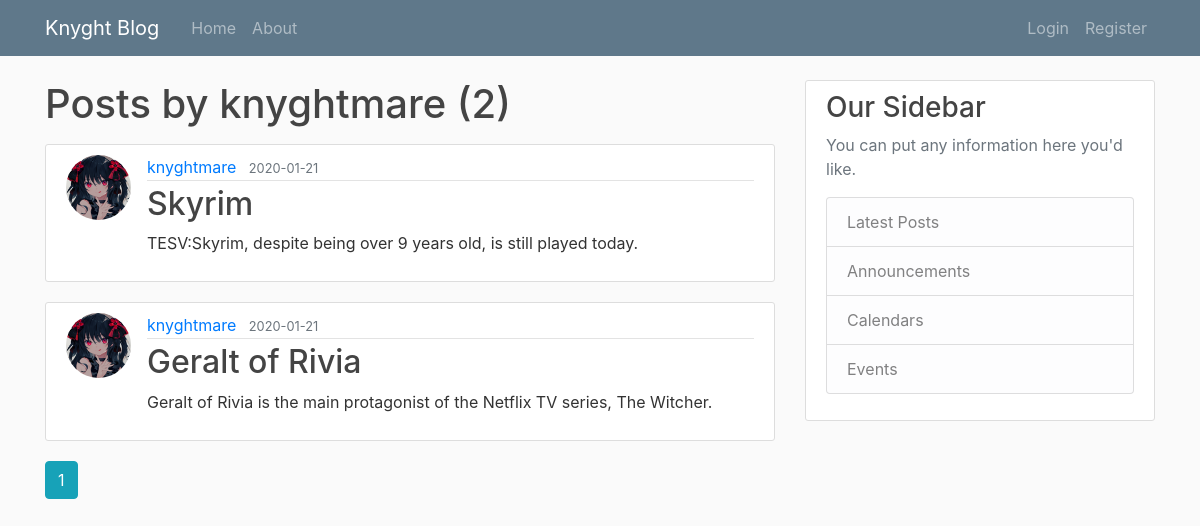
The page /user/knyghtmare on the database as committed earlier.
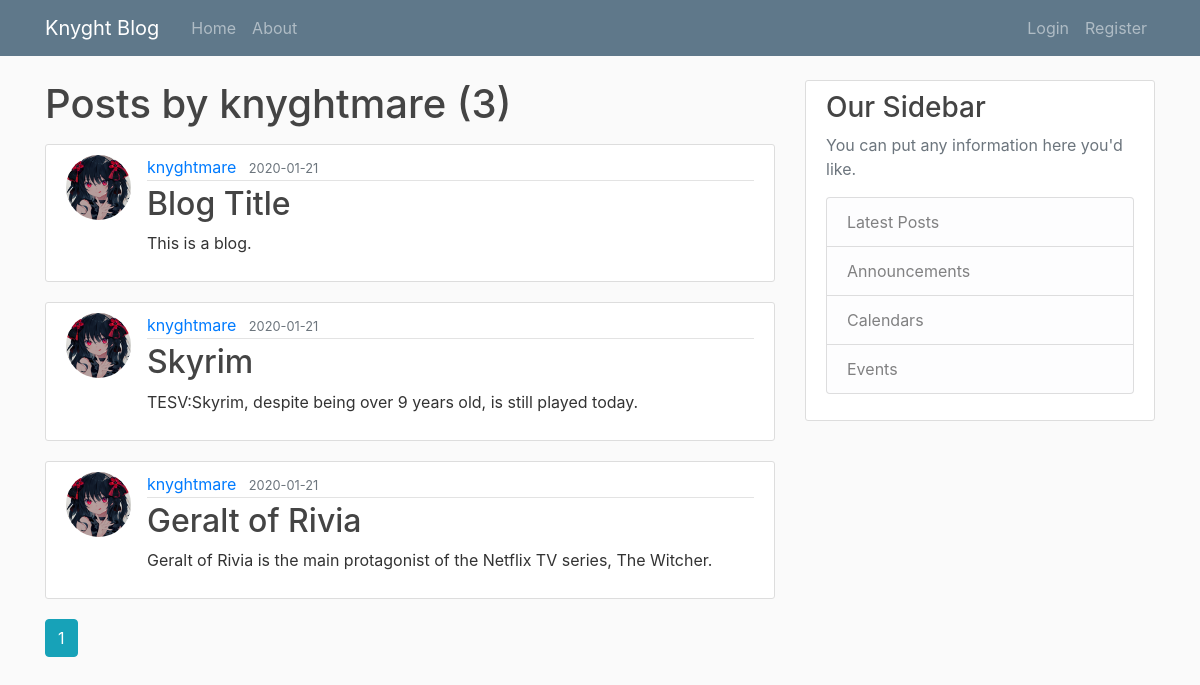
The same page on the database as committed later.
### knyghtblog/models.py (models this page shows, shortened)
class Post(db.Model):
    id = db.Column(db.Integer, primary_key=True)
    title = db.Column(db.String(100), nullable=False)
    date_posted = db.Column(db.DateTime, nullable=False, default=datetime.utcnow)
    content = db.Column(db.Text, nullable=False)
    user_id = db.Column(db.Integer, db.ForeignKey('user.id'), nullable=False)

class User(db.Model, UserMixin):
    id = db.Column(db.Integer, primary_key=True)
    username = db.Column(db.String(20), unique=True, nullable=False)
    email = db.Column(db.String(120), unique=True, nullable=False)
    image_file = db.Column(db.String(20), nullable=False, default='default.jpg')
    password = db.Column(db.String(60), nullable=False)
    posts = db.relationship('Post', backref='author', lazy=True)

### knyghtblog/routes.py (the view)
@app.route("/user/<string:username>")
def user_posts(username):
    page = request.args.get('page', 1, type=int)
    user = User.query.filter_by(username=username).first_or_404()
    posts = Post.query.filter_by(author=user)\
        .order_by(Post.date_posted.desc())\
        .paginate(page=page, per_page=5)
    return render_template('user_posts.html', posts=posts, user=user)

### knyghtblog/templates/user_posts.html
{% extends "base.html" %}
{% block content %}
<h1 class="mb-3">Posts by {{ user.username }} ({{ posts.total }})</h1>
{% for post in posts.items %}
<article class="media content-section">
    <img class="rounded-circle article-img"
        src="{{ url_for('static', filename='profile-pictures/' + post.author.image_file) }}">
    <div class="media-body">
        <div class="article-metadata">
            <a class="mr-2"
                href="{{ url_for('user_posts', username=post.author.username) }}">{{ post.author.username }}</a>
            <small class="text-muted">{{ post.date_posted.strftime('%Y-%m-%d') }}</small>
        </div>
        <h2><a class="article-title" href="{{ url_for('post', post_id=post.id) }}">{{ post.title }}</a></h2>
        <p class="article-content">{{ post.content }}</p>
    </div>
</article>
{% endfor %}
    {% for page_num in posts.iter_pages(left_edge=1, right_edge=1, left_current=1, right_current=2) %}
        {% if page_num %}
            {% if posts.page == page_num %}
                <a class="btn btn-info mb-4"
                href="{{ url_for('user_posts', username=user.username, page=page_num) }}">{{ page_num }}</a>
            {% else %}
                <a class="btn btn-outline-info mb-4"
                href="{{ url_for('user_posts', username=user.username, page=page_num) }}">{{ page_num }}</a>
            {% endif %}
        {% else %}
        ...
        {% endif %}
    {% endfor %}
{% endblock content %}

Rows that differ between the two databases and show on the page:
added Post: image_file (picture), author.username "knyghtmare", date_posted "2020-01-21", title "Blog Title", content "This is a blog."
Other text that changed with them:
{{ posts.total }}: "2" → "3"
